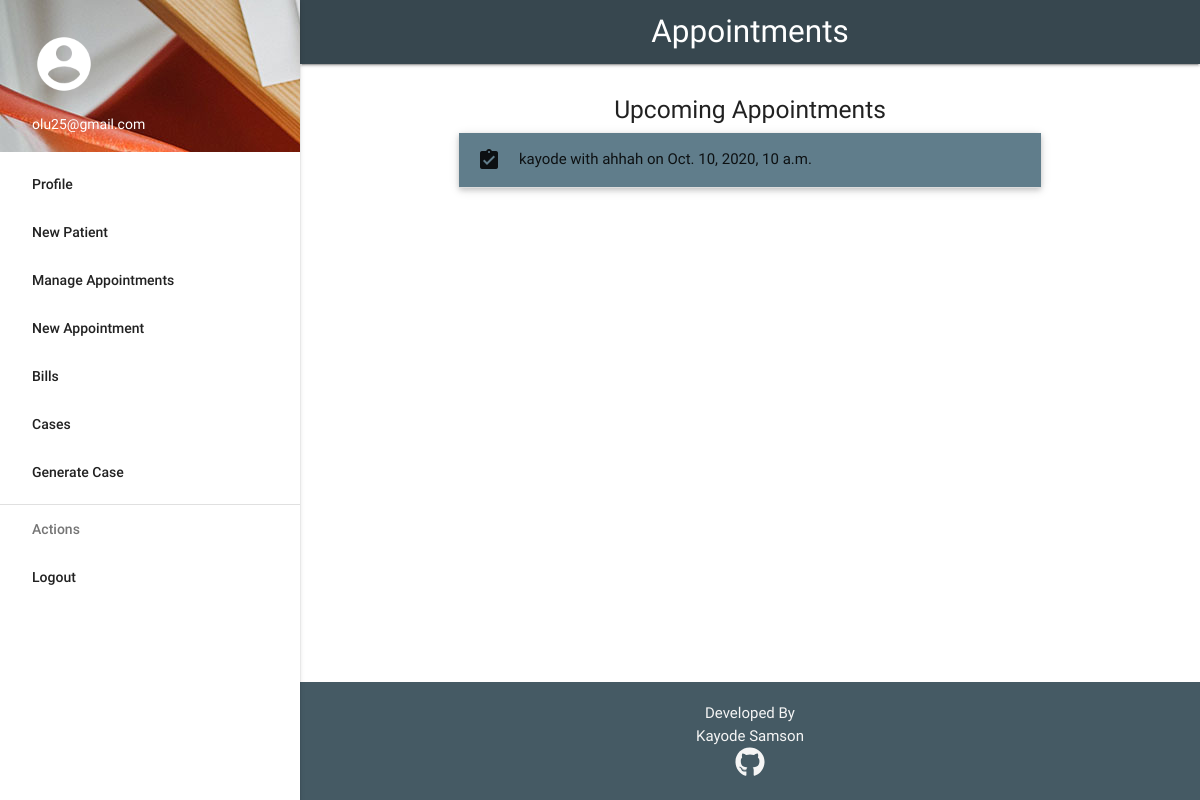
The page /appointments/ (signed in) on the database its author committed.
### appointment/models.py (models this page shows, shortened)
class Appointment(models.Model):
    patient = models.ForeignKey(User, on_delete=models.CASCADE, related_name='appointment_patient')
    receptionist = models.ForeignKey(User, on_delete=models.CASCADE, related_name='appointment_receptionist')
    doctor = models.ForeignKey(User, on_delete=models.CASCADE, related_name='appointment_doctor')
    case = models.ForeignKey(Case, on_delete=models.CASCADE, related_name='appointment_case')
    appointment_time = models.DateTimeField()

### appointment/views.py (the view)
# urls.py: path('', views.view, name='view'),
def view(request):
    c = {}
    user = request.user
    if hasGroup(user, 'receptionist'):
        c['isReceptionist'] = True
        c['appointments'] = Appointment.objects.filter(
            appointment_time__gte=timezone.now()).order_by('appointment_time')
    elif hasGroup(user, 'patient'):
        c['appointments'] = Appointment.objects.filter(
            patient=user, appointment_time__gte=timezone.now()).order_by('appointment_time')
    elif hasGroup(user, 'doctor'):
        c['appointments'] = Appointment.objects.filter(
            doctor=user, appointment_time__gte=timezone.now()).order_by('appointment_time')
    else:
        messages.warning(request, 'Access Denied')
        return HttpResponseRedirect('/')
    return render(request, 'appointment/view_all.html', c)

### home/context_processors.py (called while the page is built)
def hasGroup(user, groupName):
    try:
        group = Group.objects.get(name=groupName)
        if group in user.groups.all():
            return True
        else:
            return False
    except:
        return False

### appointment/templates/appointment/view_all.html (shortened to what this page needs)
{% extends "home/base.html" %}
{% block heading %}Appointments{% endblock %}
{% block body %}
<h5>Upcoming Appointments</h5>
<div class="container">
<ul class="collapsible popout" data-collapsible="accordion">
  {% for appointment in appointments %}
  <li>
    <div class="collapsible-header blue-grey"><i class="material-icons">assignment_turned_in</i>{{ appointment.patient.first_name }} with {{ appointment.doctor.first_name }} on {{ appointment.appointment_time }}</div>
  </li>
  {% endfor %}
</ul>
</div>
{% endblock %}

### home/templates/home/base.html (shortened to what this page needs)
{% load static %}
<!DOCTYPE html>
<html>
	<head>
		<link rel="stylesheet" href="{% static "home/css/materialize.min.css" %}">
		<link rel="stylesheet" href="{% static "home/css/style.css" %}">
	</head>
	<body>
		<ul id="slide-out" class="side-nav fixed">
			<li><div class="user-view">
		      <div class="background">
						<img src="{% static "home/index.jpeg" %}">
		      </div>
                <a href="/profile"><img class="circle center" src="{% static 'home/account.png' %}"></a>
		      <a href="/profile"><span class="white-text email">{{ request.user.email }}</span></a>
		    	</div>
			</li>
			<li><a class="waves-effect waves-grey" href="/profile">Profile</a></li>
			{% for item, url in menu.items %}
				<li><a class="waves-effect waves-grey" href="{{ url }}">{{ item }}</a></li>
			{% endfor %}
			<li><div class="divider"></div></li>
			<li><a class="subheader">Actions</a></li>
			<li><a class="waves-effect" href="/logout">Logout</a></li>
		</ul>
		<main class="center-align">
					<nav>
			    	<div class="nav-wrapper blue-grey darken-3">
							<a href="#" class="brand-logo center">{% block heading %}Hospital Portal{% endblock %}</a>
						</div>
					</nav>
					<div id="body">
						{% block body %}{% endblock %}
					</div>
		</main>
		<footer class="page-footer blue-grey darken-2">
			<div class="container">
        <div class="row">
          <div class="col l12 s12 grey-text text-lighten-4">
            <div class="center">Developed By</div>
						<div class="center">Kayode Samson</div>
						<div class="center">
							<a class="grey-text text-lighten-4" href="#" target="_blank"><i class="fab fa-github fa-2x" aria-hidden="true"></i></a>
						</div>
          </div>
        </div>
      </div>
  	</footer>
	</body>
</html>

### home/static/home/css/style.css (style rules this page uses)
header, main, footer { padding-left: 300px; }
body { display: flex; min-height: 100vh; flex-direction: column; }
main { flex: 1 0 auto; }
#body { padding-top: 20px; }

### rows shown on the page
Appointment: patient.first_name "kayode", doctor.first_name "ahhah", appointment_time "Oct. 10, 2020, 10 a.m."

### other values the page prints
{{ request.user.email }} "olu25@gmail.com"
{{ item }} "New Patient" "Manage Appointments" "New Appointment" "Bills" "Cases" "Generate Case"
